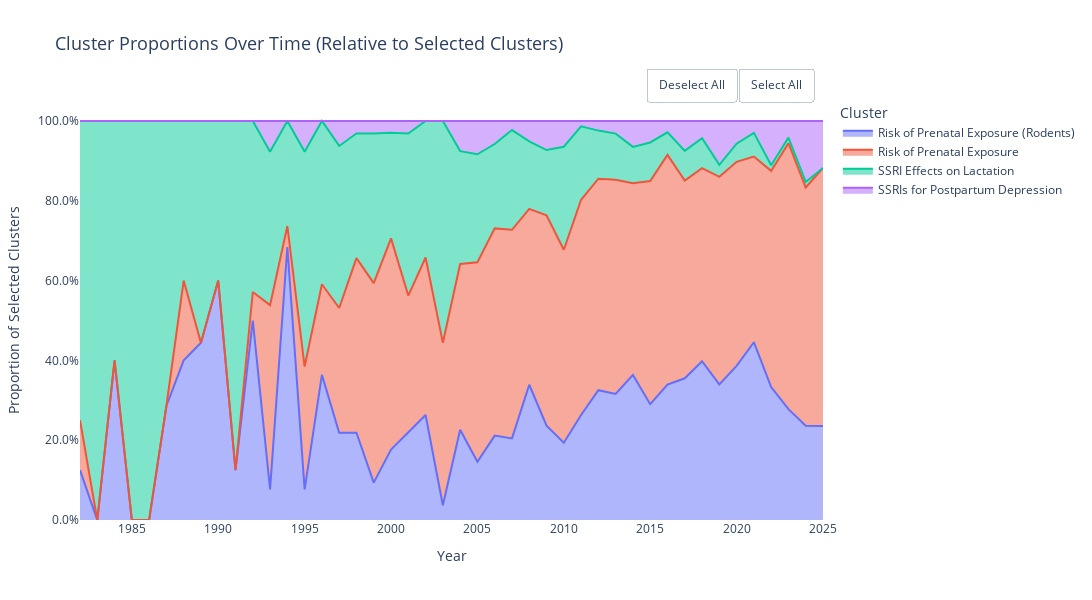

Notebook code cell kept with this figure:
### Code cell
fig2_subset

### Figure 1 — Plotly figure (JSON) as saved in the notebook; plotly's stock layout.template omitted (floating-point values rounded to 4 significant figures)
{"data": [{"fillpattern": {"shape": ""}, "hovertemplate": "<b>%{fullData.name}</b><br>Year: %{x}<br>Proportion: %{y:.2%}<extra></extra>", "legendgroup": "Risk of Prenatal Exposure (Rodents)", "line": {"color": "#636EFA"}, "marker": {"symbol": "circle"}, "mode": "lines", "name": "Risk of Prenatal Exposure (Rodents)", "orientation": "v", "showlegend": true, "stackgroup": "1", "type": "scatter", "x": [1982, 1983, 1984, 1985, 1986, 1987, 1988, 1989, 1990, 1991, 1992, 1993, 1994, 1995, 1996, 1997, 1998, 1999, 2000, 2001, 2002, 2003, 2004, 2005, 2006, 2007, 2008, 2009, 2010, 2011, 2012, 2013, 2014, 2015, 2016, 2017, 2018, 2019, 2020, 2021, 2022, 2023, 2024, 2025], "xaxis": "x", "y": [0.125, 0.0, 0.4, 0.0, 0.0, 0.2857, 0.4, 0.4444, 0.6, 0.125, 0.5, 0.07692, 0.6842, 0.07692, 0.3636, 0.2188, 0.2188, 0.09375, 0.1765, 0.2188, 0.2632, 0.03704, 0.2264, 0.1458, 0.2115, 0.2045, 0.339, 0.2364, 0.1935, 0.2632, 0.3253, 0.3158, 0.3636, 0.2903, 0.3396, 0.3551, 0.3978, 0.34, 0.3864, 0.4455, 0.3333, 0.2778, 0.2361, 0.2353], "yaxis": "y"}, {"fillpattern": {"shape": ""}, "hovertemplate": "<b>%{fullData.name}</b><br>Year: %{x}<br>Proportion: %{y:.2%}<extra></extra>", "legendgroup": "Risk of Prenatal Exposure", "line": {"color": "#EF553B"}, "marker": {"symbol": "circle"}, "mode": "lines", "name": "Risk of Prenatal Exposure", "orientation": "v", "showlegend": true, "stackgroup": "1", "type": "scatter", "x": [1982, 1983, 1984, 1985, 1986, 1987, 1988, 1989, 1990, 1991, 1992, 1993, 1994, 1995, 1996, 1997, 1998, 1999, 2000, 2001, 2002, 2003, 2004, 2005, 2006, 2007, 2008, 2009, 2010, 2011, 2012, 2013, 2014, 2015, 2016, 2017, 2018, 2019, 2020, 2021, 2022, 2023, 2024, 2025], "xaxis": "x", "y": [0.125, 0.0, 0.0, 0.0, 0.0, 0.0, 0.2, 0.0, 0.0, 0.0, 0.07143, 0.4615, 0.05263, 0.3077, 0.2273, 0.3125, 0.4375, 0.5, 0.5294, 0.3438, 0.3947, 0.4074, 0.4151, 0.5, 0.5192, 0.5227, 0.4407, 0.5273, 0.4839, 0.5395, 0.5301, 0.5368, 0.4805, 0.5591, 0.5755, 0.4953, 0.4839, 0.52, 0.5114, 0.4653, 0.5417, 0.6667, 0.5972, 0.6471], "yaxis": "y"}, {"fillpattern": {"shape": ""}, "hovertemplate": "<b>%{fullData.name}</b><br>Year: %{x}<br>Proportion: %{y:.2%}<extra></extra>", "legendgroup": "SSRI Effects on Lactation", "line": {"color": "#00CC96"}, "marker": {"symbol": "circle"}, "mode": "lines", "name": "SSRI Effects on Lactation", "orientation": "v", "showlegend": true, "stackgroup": "1", "type": "scatter", "x": [1982, 1983, 1984, 1985, 1986, 1987, 1988, 1989, 1990, 1991, 1992, 1993, 1994, 1995, 1996, 1997, 1998, 1999, 2000, 2001, 2002, 2003, 2004, 2005, 2006, 2007, 2008, 2009, 2010, 2011, 2012, 2013, 2014, 2015, 2016, 2017, 2018, 2019, 2020, 2021, 2022, 2023, 2024, 2025], "xaxis": "x", "y": [0.75, 1.0, 0.6, 1.0, 1.0, 0.7143, 0.4, 0.5556, 0.4, 0.875, 0.4286, 0.3846, 0.2632, 0.5385, 0.4091, 0.4062, 0.3125, 0.375, 0.2647, 0.4062, 0.3421, 0.5556, 0.283, 0.2708, 0.2115, 0.25, 0.1695, 0.1636, 0.2581, 0.1842, 0.1205, 0.1158, 0.09091, 0.09677, 0.0566, 0.07477, 0.07527, 0.03, 0.04545, 0.05941, 0.01389, 0.01389, 0.01389, 0.0], "yaxis": "y"}, {"fillpattern": {"shape": ""}, "hovertemplate": "<b>%{fullData.name}</b><br>Year: %{x}<br>Proportion: %{y:.2%}<extra></extra>", "legendgroup": "SSRIs for Postpartum Depression", "line": {"color": "#AB63FA"}, "marker": {"symbol": "circle"}, "mode": "lines", "name": "SSRIs for Postpartum Depression", "orientation": "v", "showlegend": true, "stackgroup": "1", "type": "scatter", "x": [1982, 1983, 1984, 1985, 1986, 1987, 1988, 1989, 1990, 1991, 1992, 1993, 1994, 1995, 1996, 1997, 1998, 1999, 2000, 2001, 2002, 2003, 2004, 2005, 2006, 2007, 2008, 2009, 2010, 2011, 2012, 2013, 2014, 2015, 2016, 2017, 2018, 2019, 2020, 2021, 2022, 2023, 2024, 2025], "xaxis": "x", "y": [0.0, 0.0, 0.0, 0.0, 0.0, 0.0, 0.0, 0.0, 0.0, 0.0, 0.0, 0.07692, 0.0, 0.07692, 0.0, 0.0625, 0.03125, 0.03125, 0.02941, 0.03125, 0.0, 0.0, 0.07547, 0.08333, 0.05769, 0.02273, 0.05085, 0.07273, 0.06452, 0.01316, 0.0241, 0.03158, 0.06494, 0.05376, 0.0283, 0.07477, 0.04301, 0.11, 0.05682, 0.0297, 0.1111, 0.04167, 0.1528, 0.1176], "yaxis": "y"}], "layout": {"height": 600, "hovermode": "closest", "legend": {"font": {"size": 12}, "orientation": "v", "title": {"font": {"size": 14}, "text": "Cluster"}, "tracegroupgap": 0, "traceorder": "normal", "x": 1.02, "xanchor": "left", "y": 1, "yanchor": "top"}, "margin": {"r": 150}, "plot_bgcolor": "white", "title": {"font": {"size": 18}, "text": "Cluster Proportions Over Time (Relative to Selected Clusters)"}, "updatemenus": [{"buttons": [{"args": [{"visible": "legendonly"}], "label": "Deselect All", "method": "restyle"}, {"args": [{"visible": true}], "label": "Select All", "method": "restyle"}], "direction": "left", "pad": {"r": 10, "t": 10}, "showactive": false, "type": "buttons", "x": 1, "xanchor": "right", "y": 1.1, "yanchor": "top"}], "width": 1200, "xaxis": {"anchor": "y", "domain": [0, 1], "title": {"font": {"size": 14}, "text": "Year"}}, "yaxis": {"anchor": "x", "domain": [0, 1], "tickformat": ".1%", "title": {"font": {"size": 14}, "text": "Proportion of Selected Clusters"}}}}
